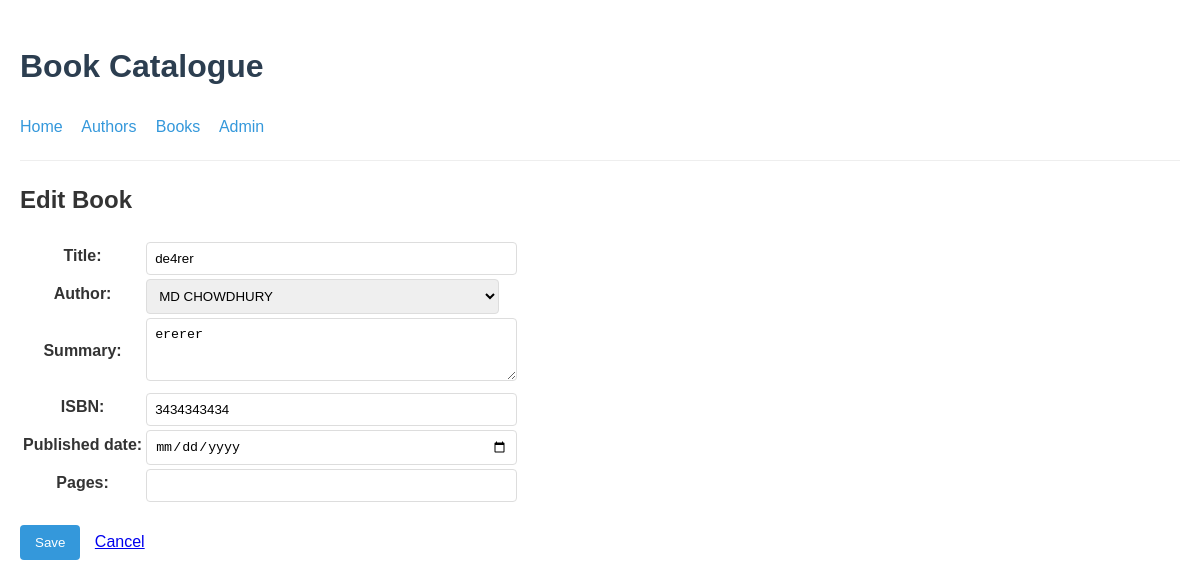
The app's page /books/2/update/, older data.
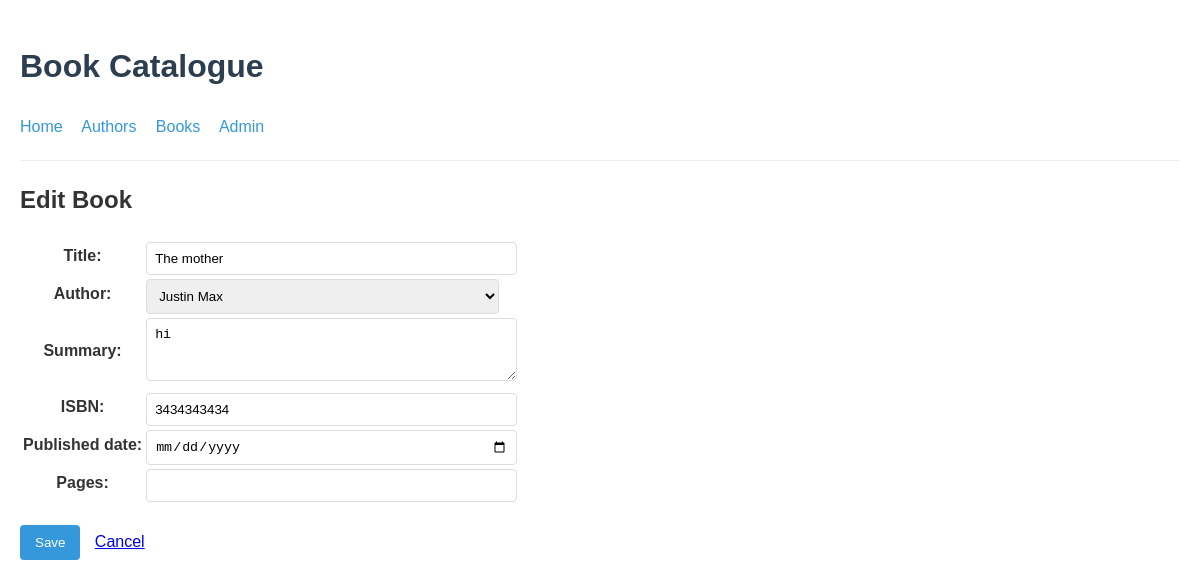
The same page, newer data.
### books/models.py (models this page shows, shortened)
class Book(models.Model):
    title = models.CharField(max_length=200)
    author = models.ForeignKey(Author, on_delete=models.CASCADE, related_name='books')
    summary = models.TextField(blank=True, null=True)
    isbn = models.CharField('ISBN', max_length=13, unique=True)
    published_date = models.DateField(blank=True, null=True)
    pages = models.PositiveIntegerField(blank=True, null=True)
    class Meta:
        ordering = ['title']
        verbose_name = 'Book'
        verbose_name_plural = 'Books'

### books/views.py (the view)
# urls.py: path('books/<int:pk>/update/', views.BookUpdateView.as_view(), name='book-update'),
class BookUpdateView(UpdateView):
    model = Book
    form_class = BookForm
    template_name = 'books/book_form.html'
    success_url = reverse_lazy('books:book-list')

### books/forms.py (shortened to what this page needs)
class BookForm(forms.ModelForm):
    class Meta:
        model = Book
        fields = '__all__'
        widgets = {
            'published_date': forms.DateInput(attrs={'type': 'date'}),
            'summary': forms.Textarea(attrs={'rows': 3}),
        }

### books/models.py (called while the page is built)
    def __str__(self) -> str:
        return f"{self.first_name} {self.last_name}"

### books/templates/books/book_form.html (shortened to what this page needs)
{% extends 'books/base.html' %}
{% block content %}
    <h2>{% if form.instance.pk %}Edit{% else %}Add New{% endif %} Book</h2>
    <form method="post">
        <table>
            {{ form.as_table }}
        </table>
        <div style="margin-top: 20px;">
            <button type="submit">Save</button>
            <a href="{% if form.instance.pk %}{% url 'books:book-detail' form.instance.pk %}{% else %}{% url 'books:book-list' %}{% endif %}" style="margin-left: 10px;">Cancel</a>
        </div>
    </form>
{% endblock %}

Row changes from the older to the newer data that the page shows:
changed Book: title "de4rer" → "The mother"; author "MD CHOWDHURY" → "Justin Max"; summary "ererer" → "hi"
